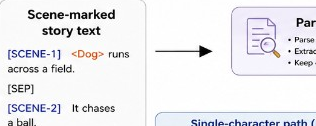
#> input picture presentation/story_pipeline_assets/01_input_story_text.png, 316 x 126 px
$ python build_story_pipeline_pptx.py --source ../presentation/story_pipeline_assets/01_input_story_text.png
#> lines starting #> are read from the running program, lines starting #| are printed output that depends on the picture
#!/usr/bin/env python3
"""
From the Auto Story Pipeline flowchart PNG:
1. Crop regions → presentation/story_pipeline_assets/*.png
2. Build presentation/Auto_Story_Pipeline.pptx (2 slides: asset grid + full diagram)

Uses only stdlib + Pillow. No python-pptx.

Example:
  python3 tools/build_story_pipeline_pptx.py \\
    --source "/path/to/diagram.png"
"""

from __future__ import annotations

import argparse
import io
import zipfile
from pathlib import Path

from PIL import Image

# Widescreen 16:9 EMU
SLIDE_CX = 12192000
SLIDE_CY = 6858000

SRC_W = 1024
SRC_H = 561


def crop_regions(src: Path, out_dir: Path) -> None:
    """Bounding boxes (L, U, R, D) in pixels for ~1024×561 source diagram."""
    im = Image.open(src).convert("RGB")
    specs: dict[str, tuple[int, int, int, int]] = {
        "01_input_story_text": (6, 6, 322, 132),
        "02_parser_router": (318, 2, 694, 148),
        "03_single_character_path_blue": (4, 138, 498, 418),
        "04_multi_character_path_green": (508, 138, 1018, 418),
        "05_output_panels_bottom": (4, 422, 924, 557),
        "06_sidebar_notes": (926, 118, 1018, 325),
        "full_diagram": (0, 0, im.width, im.height),
    }

    out_dir.mkdir(parents=True, exist_ok=True)
    for name, box in specs.items():
        crop = im.crop(box)
        crop.save(out_dir / f"{name}.png", "PNG")


def _escape_xml(s: str) -> str:
    return s.replace("&", "&amp;").replace("<", "&lt;").replace(">", "&gt;").replace('"', "&quot;")


def _rels_root() -> bytes:
    return b"""<?xml version="1.0" encoding="UTF-8" standalone="yes"?>
<Relationships xmlns="http://schemas.openxmlformats.org/package/2006/relationships">
  <Relationship Id="rId1" Type="http://schemas.openxmlformats.org/officeDocument/2006/relationships/officeDocument" Target="ppt/presentation.xml"/>
</Relationships>
"""


def _rels_slide(num_images: int, slide_idx: int) -> bytes:
    lines = []
    for i in range(num_images):
        lines.append(
            f'  <Relationship Id="rId{i+1}" Type="http://schemas.openxmlformats.org/officeDocument/2006/relationships/image"'
            f' Target="../media/slide{slide_idx}_image{i+1}.png"/>'
        )
    lines.append(
        f'  <Relationship Id="rId{num_images+1}" Type="http://schemas.openxmlformats.org/officeDocument/2006/relationships/slideLayout"'
        ' Target="../slideLayouts/slideLayout1.xml"/>'
    )
    return (
        '<?xml version="1.0" encoding="UTF-8" standalone="yes"?>\n<Relationships xmlns="http://schemas.openxmlformats.org/package/2006/relationships">\n'
        + "\n".join(lines)
        + "\n</Relationships>\n"
    ).encode()


def _rels_presentation_two_slides() -> bytes:
    return b"""<?xml version="1.0" encoding="UTF-8" standalone="yes"?>
<Relationships xmlns="http://schemas.openxmlformats.org/package/2006/relationships">
  <Relationship Id="rId1" Type="http://schemas.openxmlformats.org/officeDocument/2006/relationships/slideMaster" Target="slideMasters/slideMaster1.xml"/>
  <Relationship Id="rId2" Type="http://schemas.openxmlformats.org/officeDocument/2006/relationships/slide" Target="slides/slide1.xml"/>
  <Relationship Id="rId3" Type="http://schemas.openxmlformats.org/officeDocument/2006/relationships/slide" Target="slides/slide2.xml"/>
  <Relationship Id="rId4" Type="http://schemas.openxmlformats.org/officeDocument/2006/relationships/theme" Target="theme/theme1.xml"/>
</Relationships>
"""


def _presentation_two_slides() -> bytes:
    return b"""<?xml version="1.0" encoding="UTF-8" standalone="yes"?>
<p:presentation xmlns:a="http://schemas.openxmlformats.org/drawingml/2006/main"
  xmlns:r="http://schemas.openxmlformats.org/officeDocument/2006/relationships"
  xmlns:p="http://schemas.openxmlformats.org/presentationml/2006/main" embedTrueTypeFonts="1">
  <p:sldMasterIdLst><p:sldMasterId id="2147483648" r:id="rId1"/></p:sldMasterIdLst>
  <p:sldIdLst><p:sldId id="256" r:id="rId2"/><p:sldId id="257" r:id="rId3"/></p:sldIdLst>
  <p:sldSz cx="12192000" cy="6858000" type="screen16x9"/>
  <p:notesSz cx="6858000" cy="9144000"/>
</p:presentation>
"""


def _slide_layout1() -> bytes:
    return b"""<?xml version="1.0" encoding="UTF-8" standalone="yes"?>
<p:sldLayout xmlns:a="http://schemas.openxmlformats.org/drawingml/2006/main"
  xmlns:r="http://schemas.openxmlformats.org/officeDocument/2006/relationships"
  xmlns:p="http://schemas.openxmlformats.org/presentationml/2006/main" type="blank" preserve="1">
  <p:cSld name="Blank"><p:spTree><p:nvGrpSp><p:cNvPr id="1" name=""/><p:cNvGrpSp/><p:nvPr/></p:nvGrpSp><p:grpSpPr/></p:spTree></p:cSld>
  <p:clrMapOvr><a:masterClrMapping/></p:clrMapOvr></p:sldLayout>
"""


def _slide_master1() -> bytes:
    return b"""<?xml version="1.0" encoding="UTF-8" standalone="yes"?>
<p:sldMaster xmlns:a="http://schemas.openxmlformats.org/drawingml/2006/main"
  xmlns:r="http://schemas.openxmlformats.org/officeDocument/2006/relationships"
  xmlns:p="http://schemas.openxmlformats.org/presentationml/2006/main">
  <p:cSld><p:bg/><p:spTree>
    <p:nvGrpSp><p:cNvPr id="1" name=""/><p:cNvGrpSp/><p:nvPr/></p:nvGrpSp><p:grpSpPr/>
  </p:spTree></p:cSld>
  <p:clrMap bg1="lt1" tx1="dk1" bg2="lt2" tx2="dk2" accent1="accent1" accent2="accent2"/>
  <p:sldLayoutIdLst><p:sldLayoutId id="2147483649" r:id="rId1"/></p:sldLayoutIdLst>
</p:sldMaster>
"""


def _slide_master_rels() -> bytes:
    return b"""<?xml version="1.0" encoding="UTF-8" standalone="yes"?>
<Relationships xmlns="http://schemas.openxmlformats.org/package/2006/relationships">
  <Relationship Id="rId1" Type="http://schemas.openxmlformats.org/officeDocument/2006/relationships/slideLayout" Target="../slideLayouts/slideLayout1.xml"/>
  <Relationship Id="rId2" Type="http://schemas.openxmlformats.org/officeDocument/2006/relationships/theme" Target="../theme/theme1.xml"/>
</Relationships>
"""


def _slide_layout_rels() -> bytes:
    return b"""<?xml version="1.0" encoding="UTF-8" standalone="yes"?>
<Relationships xmlns="http://schemas.openxmlformats.org/package/2006/relationships">
  <Relationship Id="rId1" Type="http://schemas.openxmlformats.org/officeDocument/2006/relationships/slideMaster" Target="../slideMasters/slideMaster1.xml"/>
</Relationships>
"""


def _theme_minimal() -> bytes:
    return b"""<?xml version="1.0" encoding="UTF-8" standalone="yes"?>
<a:theme xmlns:a="http://schemas.openxmlformats.org/drawingml/2006/main" name="Office">
<a:themeElements>
<a:clrScheme name="Office"><a:dk1><a:srgbClr val="000000"/></a:dk1><a:lt1><a:srgbClr val="FFFFFF"/></a:lt1>
<a:accent1><a:srgbClr val="5B9BD5"/></a:accent1><a:accent2><a:srgbClr val="70AD47"/></a:accent2></a:clrScheme>
<a:fontScheme name="Office"><a:majorFont/><a:minorFont/></a:fontScheme>
<a:fmtScheme name="Office"><a:fillStyleLst/><a:lnStyleLst/><a:effectStyleLst/><a:bgFillStyleLst/></a:fmtScheme>
</a:themeElements></a:theme>
"""


def _doc_props() -> tuple[str, str]:
    app = """<?xml version="1.0" encoding="UTF-8"?>
<Properties xmlns="http://schemas.openxmlformats.org/officeDocument/2006/extended-properties">
  <Application>Story pipeline builder</Application></Properties>"""
    core = """<?xml version="1.0" encoding="UTF-8"?>
<cp:coreProperties xmlns:cp="http://schemas.openxmlformats.org/package/2006/metadata/core-properties"
 xmlns:dc="http://purl.org/dc/elements/1.1/"><dc:title>Auto Story Pipeline</dc:title></cp:coreProperties>"""
    return app, core


def _content_types_slide1_assets(n_slide1_images: int) -> bytes:
    o = [
        '<Override PartName="/ppt/presentation.xml" ContentType="application/vnd.openxmlformats-officedocument.presentationml.presentation.main+xml"/>',
        '<Override PartName="/ppt/slides/slide1.xml" ContentType="application/vnd.openxmlformats-officedocument.presentationml.slide+xml"/>',
        '<Override PartName="/ppt/slides/slide2.xml" ContentType="application/vnd.openxmlformats-officedocument.presentationml.slide+xml"/>',
        '<Override PartName="/ppt/slideLayouts/slideLayout1.xml" ContentType="application/vnd.openxmlformats-officedocument.presentationml.slideLayout+xml"/>',
        '<Override PartName="/ppt/slideMasters/slideMaster1.xml" ContentType="application/vnd.openxmlformats-officedocument.presentationml.slideMaster+xml"/>',
        '<Override PartName="/ppt/theme/theme1.xml" ContentType="application/vnd.openxmlformats-officedocument.theme+xml"/>',
    ]
    for i in range(1, n_slide1_images + 1):
        o.append(
            f'<Override PartName="/ppt/media/slide1_image{i}.png" ContentType="image/png"/>'
        )
    o.append('<Override PartName="/ppt/media/slide2_image1.png" ContentType="image/png"/>')
    body = "\n".join(o)
    xml = f"""<?xml version="1.0" encoding="UTF-8" standalone="yes"?>
<Types xmlns="http://schemas.openxmlformats.org/package/2006/content-types">
<Default Extension="rels" ContentType="application/vnd.openxmlformats-package.relationships+xml"/>
<Default Extension="xml" ContentType="application/xml"/>
<Default Extension="png" ContentType="image/png"/>
{body}
</Types>
"""
    return xml.encode()


def slide1_xml_with_grid(labeled_assets: list[tuple[str, int, int, int, int]]) -> str:
    """
    labeled_assets: (label_text, x, y, cx, cy) EMU boxes for pictures in order → rId1..rIdN
    Labels drawn above each box.
    """
    margin_top_title = 120000
    title_h = 500000

    parts: list[str] = []

    parts.append(
        f"""<p:sp><p:nvSp><p:cNvPr id="9001" name="Title"/><p:cNvSpPr txBox="1"/><p:nvPr/></p:nvSp><p:spPr>
<a:xfrm><a:off x="180000" y="{margin_top_title}"/><a:ext cx="{SLIDE_CX - 360000}" cy="{title_h}"/></a:xfrm></p:spPr>
<p:txBody><a:bodyPr/><a:p><a:r><a:rPr sz="2400" b="1" lang="en-US"/><a:t>Auto Story Pipeline — extracted regions</a:t></a:r></a:p></p:txBody></p:sp>"""
    )

    for i, (label, x, y, cx, cy) in enumerate(labeled_assets):
        lid = _escape_xml(label)
        ry = max(180000, y - 340000)
        parts.append(
            f"""<p:sp><p:nvSp><p:cNvPr id="{9100+i}" name="Lbl{i}"/><p:cNvSpPr txBox="1"/><p:nvPr/></p:nvSp><p:spPr>
<a:xfrm><a:off x="{x}" y="{ry}"/><a:ext cx="{cx}" cy="320000"/></a:xfrm></p:spPr>
<p:txBody><a:bodyPr/><a:p><a:r><a:rPr sz="880" lang="en-US"/><a:t>{lid}</a:t></a:r></a:p></p:txBody></p:sp>"""
        )

        rid = i + 1
        parts.append(
            f"""<p:pic><p:nvPicPr><p:cNvPr id="{9200+i}" name="Pic{rid}"/><p:cNvPicPr/><p:nvPr/></p:nvPicPr>
<p:blipFill><a:blip r:embed="rId{rid}"/><a:stretch><a:fillRect/></a:stretch></p:blipFill>
<p:spPr><a:xfrm><a:off x="{x}" y="{y}"/><a:ext cx="{cx}" cy="{cy}"/></a:xfrm></p:spPr></p:pic>"""
        )

    inner = "\n".join(parts)
    return f"""<?xml version="1.0" encoding="UTF-8" standalone="yes"?>
<p:sld xmlns:a="http://schemas.openxmlformats.org/drawingml/2006/main"
xmlns:r="http://schemas.openxmlformats.org/officeDocument/2006/relationships"
xmlns:p="http://schemas.openxmlformats.org/presentationml/2006/main">
<p:cSld><p:spTree>
<p:nvGrpSp><p:cNvPr id="1" name=""/><p:cNvGrpSp/><p:nvPr/></p:nvGrpSp><p:grpSpPr/>
{inner}
</p:spTree></p:cSld></p:sld>"""


def slide2_full_bleed_xml() -> str:
    return f"""<?xml version="1.0" encoding="UTF-8" standalone="yes"?>
<p:sld xmlns:a="http://schemas.openxmlformats.org/drawingml/2006/main"
xmlns:r="http://schemas.openxmlformats.org/officeDocument/2006/relationships"
xmlns:p="http://schemas.openxmlformats.org/presentationml/2006/main">
<p:cSld><p:spTree>
<p:nvGrpSp><p:cNvPr id="1" name=""/><p:cNvGrpSp/><p:nvPr/></p:nvGrpSp><p:grpSpPr/>
<p:pic><p:nvPicPr><p:cNvPr id="2" name="FullDiagram"/><p:cNvPicPr/><p:nvPr/></p:nvPicPr>
<p:blipFill><a:blip r:embed="rId1"/><a:stretch><a:fillRect/></a:stretch></p:blipFill>
<p:spPr><a:xfrm><a:off x="0" y="0"/><a:ext cx="{SLIDE_CX}" cy="{SLIDE_CY}"/></a:xfrm></p:spPr>
</p:pic></p:spTree></p:cSld></p:sld>"""


def build_two_slide_deck(asset_rows: list[tuple[Path, str]], full_png: Path, outp: Path) -> None:
    n = len(asset_rows)
    if n == 0:
        raise ValueError("No assets")

    margin = 120000
    gap_x = 100000
    gap_y = 420000

    usable_w = SLIDE_CX - 2 * margin
    usable_h = SLIDE_CY - margin - gap_y - 550000

    cols = 3 if n >= 3 else n
    rows = (n + cols - 1) // cols
    cell_w = (usable_w - (cols - 1) * gap_x) // cols
    cell_h = (usable_h - (rows - 1) * gap_y) // rows if rows > 1 else usable_h // max(1, rows)

    start_y = 550000
    placements: list[tuple[str, int, int, int, int]] = []
    for i, (_path, lbl) in enumerate(asset_rows):
        row, col = divmod(i, cols)
        x = margin + col * (cell_w + gap_x)
        y = start_y + row * (cell_h + gap_y)
        placements.append((lbl, x, y, cell_w, cell_h))

    s1 = slide1_xml_with_grid(placements)
    s2 = slide2_full_bleed_xml()

    app, core = _doc_props()
    buf = io.BytesIO()
    with zipfile.ZipFile(buf, "w", zipfile.ZIP_DEFLATED) as z:
        z.writestr("[Content_Types].xml", _content_types_slide1_assets(n))
        z.writestr("_rels/.rels", _rels_root())
        z.writestr("docProps/app.xml", app)
        z.writestr("docProps/core.xml", core)
        z.writestr("ppt/presentation.xml", _presentation_two_slides())
        z.writestr("ppt/_rels/presentation.xml.rels", _rels_presentation_two_slides())

        z.writestr("ppt/slides/slide1.xml", s1.encode("utf-8"))
        z.writestr("ppt/slides/_rels/slide1.xml.rels", _rels_slide(n, 1))

        z.writestr("ppt/slides/slide2.xml", s2.encode("utf-8"))
        z.writestr("ppt/slides/_rels/slide2.xml.rels", _rels_slide(1, 2))

        z.writestr("ppt/slideLayouts/slideLayout1.xml", _slide_layout1())
        z.writestr("ppt/slideLayouts/_rels/slideLayout1.xml.rels", _slide_layout_rels())
        z.writestr("ppt/slideMasters/slideMaster1.xml", _slide_master1())
        z.writestr("ppt/slideMasters/_rels/slideMaster1.xml.rels", _slide_master_rels())
        z.writestr("ppt/theme/theme1.xml", _theme_minimal())

        for i, (fpath, _lbl) in enumerate(asset_rows, start=1):
            z.write(str(fpath), f"ppt/media/slide1_image{i}.png")
        z.write(str(full_png), "ppt/media/slide2_image1.png")

    outp.parent.mkdir(parents=True, exist_ok=True)
    outp.write_bytes(buf.getvalue())


def resolve_default_source() -> Path:
    repo = Path(__file__).resolve().parents[1]
    candidates = [
        repo.parent / ".cursor" / "projects" / "home-xyz-Desktop-xluo-StoryDiffusion-dsaa2012-proj2-story" / "assets"
        / "c__Users_14483_AppData_Roaming_Cursor_User_workspaceStorage_3f7a93df7d6f4f4d9a59744fc59da748_images_ae0c82adb33608c881f8ac8ac6ffa044-18c778dd-645b-4c62-84ec-46f0a26c264e.png",
        Path(
            "/home/xyz/.cursor/projects/home-xyz-Desktop-xluo-StoryDiffusion-dsaa2012-proj2-story/assets/"
            "c__Users_14483_AppData_Roaming_Cursor_User_workspaceStorage_3f7a93df7d6f4f4d9a59744fc59da748_images_ae0c82adb33608c881f8ac8ac6ffa044-18c778dd-645b-4c62-84ec-46f0a26c264e.png"
        ),
    ]
    for c in candidates:
        if c.exists():
            return c
    return candidates[-1]


def main() -> None:
    repo = Path(__file__).resolve().parents[1]
    parser = argparse.ArgumentParser()
    parser.add_argument("--source", type=Path, default=None, help="Flowchart PNG (default: auto-discover)")
    parser.add_argument(
        "--out-dir",
        type=Path,
        default=repo / "presentation" / "story_pipeline_assets",
    )
    parser.add_argument(
        "--pptx-out",
        type=Path,
        default=repo / "presentation" / "Auto_Story_Pipeline.pptx",
    )
    args = parser.parse_args()
    src = args.source or resolve_default_source()
    if not src.exists():
        raise SystemExit(f"Source diagram not found: {src}\nPass --source /path/to/diagram.png")

    crop_regions(src, args.out_dir)
#> in crop_regions, im is the input picture: PIL image 316x126 RGB; mean R, G, B 236.5, 236.4, 239.4
#> the loop in crop_regions, `for name, box in specs.items():` made 7 passes
#> pass 1, in crop_regions, `crop = im.crop(box)`:
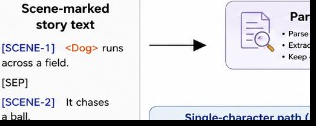
#> crop: PIL image 316x126 RGB; mean R, G, B 220, 219.9, 222.9
    asset_dir = args.out_dir

    rows = [
        (asset_dir / "01_input_story_text.png", "Input · scene-marked story text"),
        (asset_dir / "02_parser_router.png", "Parser & entity-count router"),
        (asset_dir / "03_single_character_path_blue.png", "Single path · Anchor + SDXL-Turbo + IP-Adapter λ=0.3"),
        (asset_dir / "04_multi_character_path_green.png", "Multi path · StoryDiffusion (no single-anchor IP-Adapter)"),
        (asset_dir / "05_output_panels_bottom.png", "Output · N story panels"),
        (asset_dir / "06_sidebar_notes.png", "Sidebar · Future work · DiT (exploratory)"),
    ]

    missing = [p for p, _ in rows if not p.exists()]
    if missing:
        raise SystemExit(f"Missing crops: {missing}")

    full = asset_dir / "full_diagram.png"
    if not full.exists():
        raise SystemExit(f"Missing {full}")

    build_two_slide_deck(rows, full, args.pptx_out)
    print("Assets:", asset_dir)
    print("Deck:  ", args.pptx_out)


if __name__ == "__main__":
    main()

$ run again, with Fully_Automated_Multi_Panel_Story_Image_Generation_with_Subject_Count_Hybrid_Routing (1)/figs/anchor_milo_candidate_0.png copied over presentation/story_pipeline_assets/01_input_story_text.png
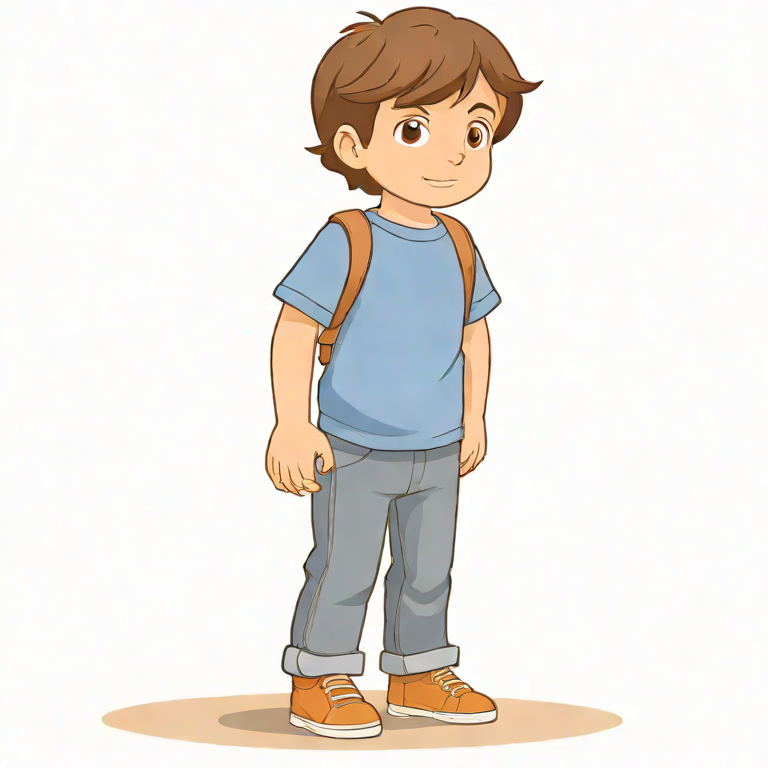
#> input picture Fully_Automated_Multi_Panel_Story_Image_Generation_with_Subject_Count_Hybrid_Routing (1)/figs/anchor_milo_candidate_0.png, 768 x 768 px
#> in crop_regions, im is the input picture: PIL image 768x768 RGB; mean R, G, B 234.6, 229.6, 224.3
#> the loop in crop_regions, `for name, box in specs.items():` made 7 passes
#> pass 1, in crop_regions, `crop = im.crop(box)`:
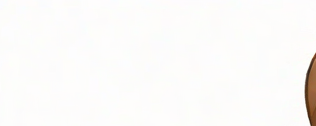
#> crop: PIL image 316x126 RGB; mean R, G, B 251, 249.8, 248.2
#> pass 3, in crop_regions, `crop = im.crop(box)`:
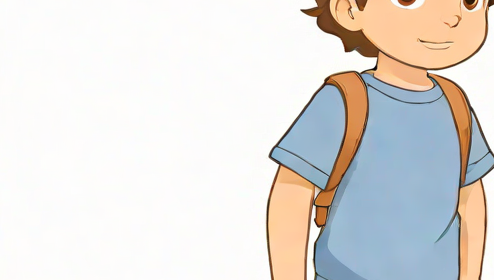
#> crop: PIL image 494x280 RGB; mean R, G, B 225.5, 222.3, 218.8

$ run again, with Fully_Automated_Multi_Panel_Story_Image_Generation_with_Subject_Count_Hybrid_Routing (1)/figs/anchor_milo_candidate_1.png copied over presentation/story_pipeline_assets/01_input_story_text.png
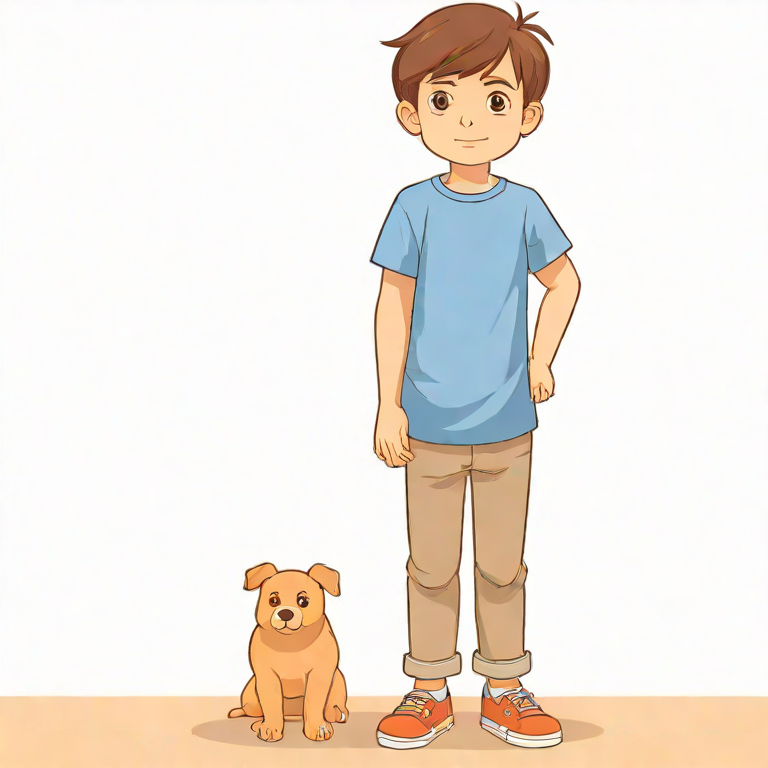
#> input picture Fully_Automated_Multi_Panel_Story_Image_Generation_with_Subject_Count_Hybrid_Routing (1)/figs/anchor_milo_candidate_1.png, 768 x 768 px
#> in crop_regions, im is the input picture: PIL image 768x768 RGB; mean R, G, B 239.5, 230.9, 222.4
#> the loop in crop_regions, `for name, box in specs.items():` made 7 passes
#> pass 2, in crop_regions, `crop = im.crop(box)`:
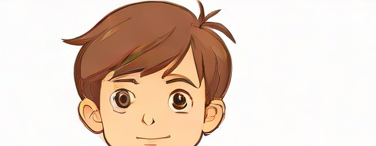
#> crop: PIL image 376x146 RGB; mean R, G, B 229, 209.6, 196.1
#> pass 3, in crop_regions, `crop = im.crop(box)`:
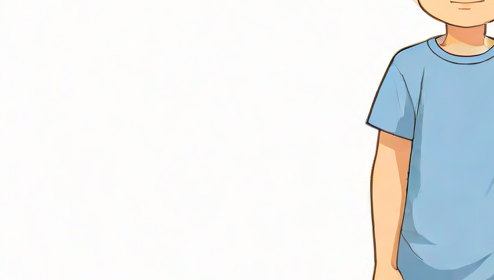
#> crop: PIL image 494x280 RGB; mean R, G, B 234.2, 237.4, 238.6
